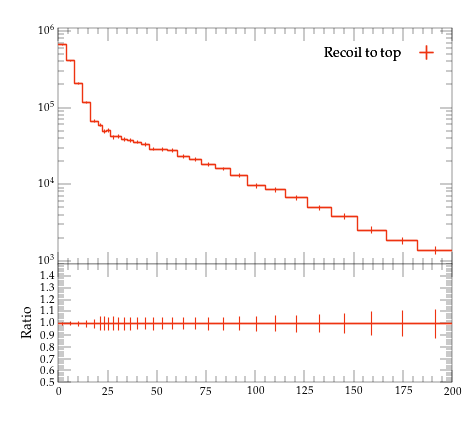

The script that saved this image:
#! /usr/bin/env python

# This Python script was auto-generated using YODA v2.0.2.
# Analysis object: /MC_HFJETS_NOTNORM/ptCJetLead
# Timestamp: 29-07-2026 (16:22:27)

import matplotlib as mpl
import matplotlib.pyplot as plt
mpl.use('Agg') # comment out for interactive use
import os
import numpy as np

plotDir = os.path.split(os.path.realpath(__file__))[0]
if 'YODA_USER_PLOT_PATH' in globals():
    plot_outdir = globals()['YODA_USER_PLOT_PATH']
else:
    plot_outdir = plotDir

#plot style
plt.style.use(os.path.join(plotDir, '../default.mplstyle'))
# plot metadata
figW, figH = plt.rcParams['figure.figsize']
ax_xLabel = r''
ax_yLabel = r''
ax_title  = r''
ax_xScale = 'linear'
ax_yScale = 'log'
xLims = (0.0, 200.0)
yLims = (900.0, 1100000.0)

# TeX-friendly labels for the legend
labels = {
    'legend' : ([ r"Recoil to top" ], r""),
}

# Adjust canvas width and height
canvasW = 10.0
canvasH = 9.0
figW *= canvasW/10.
figH *= canvasH/9.

# Create figure and axis objects
fig, (ax, ratio0_ax) = plt.subplots(2, 1, sharex=True,
                  figsize=(figW,figH), gridspec_kw={'height_ratios': (6.0, 3.0)})

# Set figure margins
plt.subplots_adjust(
    left   = 1.0 * plt.rcParams['figure.subplot.left'],
    right  = 1.0 * plt.rcParams['figure.subplot.right'],
    top    = 1.0 * plt.rcParams['figure.subplot.top'],
    bottom = 1.0 * plt.rcParams['figure.subplot.bottom'])

ratio0_ax.yaxis.set_major_locator(mpl.ticker.MultipleLocator(0.1))
ratio0_ax.set_ylim(0.5, 1.4999)
ratio0_ax.set_ylabel('Ratio')

# the numerical data is stored in a separate file
dataf = dict()
prefix = os.path.split(__file__)[0]
if prefix:    prefix = prefix + '/'
exec(open(prefix+'ptCJetLead__data.py').read(), dataf)


legend_handles = dict() # keep track of handles for the legend

# style options for curves
# starts at zorder>=5 to draw curve on top of legend
styles = {
  'recoil_t': {
    'color' : '#EE3311',
    'linestyle' : '-',
    'linewidth' : 1,
    'marker' : 'none',
    'markersize' : 2,
    'capsize' : 0.0,
    'zorder' : 5,
    'histstyle' : 1,
    'drawstyle' : 'steps-pre',
    'xerrorbars' : 1,
    'yerrorbars' : 1,
    'fillcolor' : None,
    'fillopacity' : 1.0,
    'ratio0_linestyle' : '-',
    'ratio0_linewidth' : 1,
    'ratio0_marker' : 'none',
    'ratio0_markersize' : 2,
    'ratio0_capsize' : 0.0,
    'ratio0_zorder' : 5,
    'ratio0_histstyle' : 1,
    'ratio0_drawstyle' : 'steps-pre',
    'ratio0_xerrorbars' : 1,
    'ratio0_yerrorbars' : 1,
  },
}

# curve from input yoda files in main panel
for label, yvals in dataf['yvals'].items():
    if all(np.isnan(v) for v in dataf['yvals'][label]):
        continue
    tmp = None
    if styles[label]['histstyle']: # draw as histogram
        xpos = dataf['xedges'][label] if styles[label]['drawstyle'] else dataf['xpoints'][label]
        ypos = np.insert(yvals, 0, yvals[0]) if styles[label]['drawstyle'] else yvals
        if styles[label]['fillcolor']: # fill area below curve
            ax.fill_between(xpos, ypos, step='pre',
                            color=styles[label]['fillcolor'],
                            alpha=styles[label]['fillopacity'])
        tmp, = ax.plot(xpos, ypos,
                       color=styles[label]['color'],
                       linestyle=styles[label]['linestyle'],
                       linewidth=styles[label]['linewidth'],
                       drawstyle=styles[label]['drawstyle'], solid_joinstyle='miter',
                       zorder=styles[label]['zorder'], label=label)
    tmp = ax.errorbar(dataf['xpoints'][label], yvals,
                      xerr=np.array(dataf['xerrs'][label])*styles[label]['xerrorbars'],
                      yerr=np.array(dataf['yerrs'][label])*styles[label]['yerrorbars'],
                      fmt=styles[label]['marker'], capsize=styles[label]['capsize'],
                      markersize=styles[label]['markersize'],
                      ecolor=styles[label]['color'],
                      color=styles[label]['color'], zorder=styles[label]['zorder'])
    tmp[-1][0].set_linestyle(styles[label]['linestyle'])
    tmp[-1][0].set_linewidth(styles[label]['linewidth'])
    if label in dataf['add_legend_handle']:  legend_handles[label] = tmp
    for varLabel in dataf['variation_yvals'].keys():
        if varLabel.startswith(label):
            tmp, = ax.plot(dataf['xedges'][label], dataf['variation_yvals'][varLabel],
                           color=styles[label]['color'],
                           linestyle=styles[label]['linestyle'],
                           linewidth=styles[label]['linewidth'],
                           drawstyle='steps-pre', solid_joinstyle='miter',
                           zorder=styles[label]['zorder'], alpha=0.5)


# plots on ratio panel
# curve from input yoda files in ratio panel
for label, yvals in dataf['ratio0_yvals'].items():
    if all(np.isnan(v) for v in yvals):
        continue
    if styles[label]['ratio0_histstyle']: # plot as histogram
        xpos = dataf['xedges']['recoil_t'] if styles[label]['ratio0_drawstyle'] else dataf['xpoints']['recoil_t']
        ypos = np.insert(yvals, 0, yvals[0]) if styles[label]['ratio0_drawstyle'] else yvals
        ratio0_ax.plot(xpos, ypos,
                       color=styles[label]['color'],
                       linewidth=styles[label]['linewidth'],
                       linestyle=styles[label]['ratio0_linestyle'],
                       drawstyle=styles[label]['ratio0_drawstyle'], zorder=styles[label]['zorder'],
                       solid_joinstyle='miter')
    tmp = ratio0_ax.errorbar(dataf['xpoints']['recoil_t'], yvals,
                             xerr=np.array(dataf['ref_xerrs'])*styles[label]['ratio0_xerrorbars'],
                             yerr=np.array(dataf['ratio0_yerrs'][label])*styles[label]['ratio0_yerrorbars'],
                             fmt=styles[label]['ratio0_marker'], capsize=styles[label]['ratio0_capsize'],
                             markersize=styles[label]['ratio0_markersize'],
                             ecolor=styles[label]['color'],
                             color=styles[label]['color'])
    tmp[-1][0].set_linestyle(styles[label]['ratio0_linestyle'])
    tmp[-1][0].set_linewidth(styles[label]['ratio0_linewidth'])

    for varlabel in dataf['ratio0_variation_vals'].keys():
        if varlabel.startswith(label):
            ratio0_ax.plot(dataf['xedges']['recoil_t'],
                            dataf['ratio0_variation_vals'][varlabel],
                            color=styles[label]['color'],
                            linestyle=styles[label]['linestyle'],
                            linewidth=styles[label]['linewidth'],
                            drawstyle='steps-pre', solid_joinstyle='miter',
                            zorder=1, alpha=0.5)

legend_items = list(legend_handles.values())
ax.add_artist(ax.legend(legend_items,
                        labels['legend'][0],
                        title=labels['legend'][1],
                        alignment='right',
                        loc='upper right',
                        bbox_to_anchor=(1.0, 0.97),markerfirst=False))

# set plot metadata as defined above
ratio0_ax.set_xlabel(ax_xLabel)
ratio0_ax.xaxis.set_label_coords(1., -0.15)
ax.set_ylabel(ax_yLabel, ha='right', va='top')
ax.yaxis.set_label_coords(-0.11, 1.0)
ax.set_title(ax_title, loc='left')
ax.set_xscale(ax_xScale)
ax.set_yscale(ax_yScale)
ax.set_xlim(xLims)
ax.set_ylim(yLims)

# tick formatting
plt.rcParams['xtick.top'] = True
plt.rcParams['ytick.right'] = True
ax.yaxis.set_major_locator(mpl.ticker.LogLocator(base=10.0, numticks=np.inf))
ax.yaxis.set_minor_locator(mpl.ticker.LogLocator(
                           base=10.0, subs=np.arange(0.1, 1, 0.1), numticks=np.inf))
fig.align_ylabels((ax, ratio0_ax))
plt.savefig(os.path.join(plot_outdir, 'ptCJetLead.pdf'), format='PDF')
plt.savefig(os.path.join(plot_outdir, 'ptCJetLead.png'), format='PNG')

plt.close(fig)
